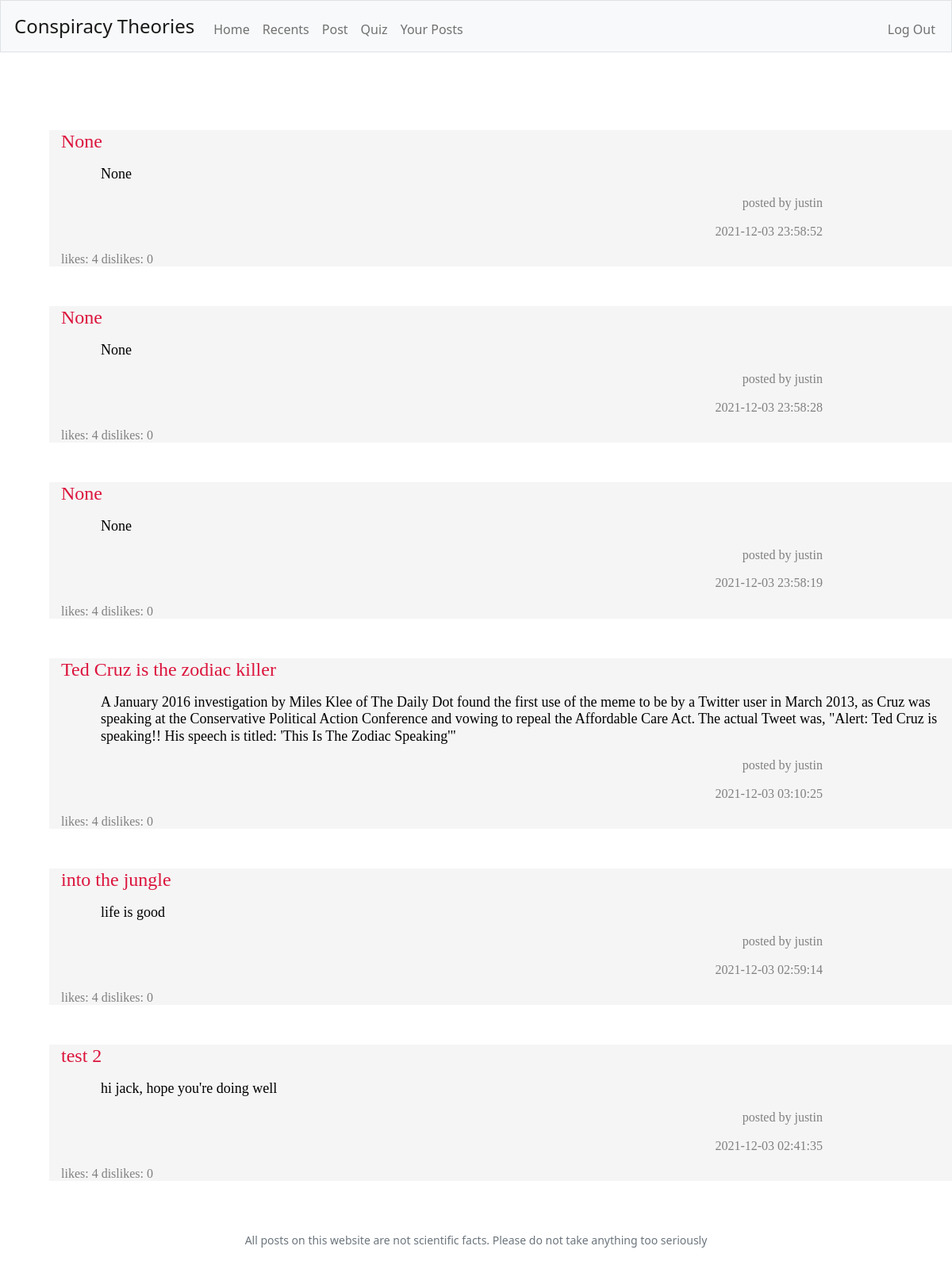
The app's page /your-posts (signed in), older data.
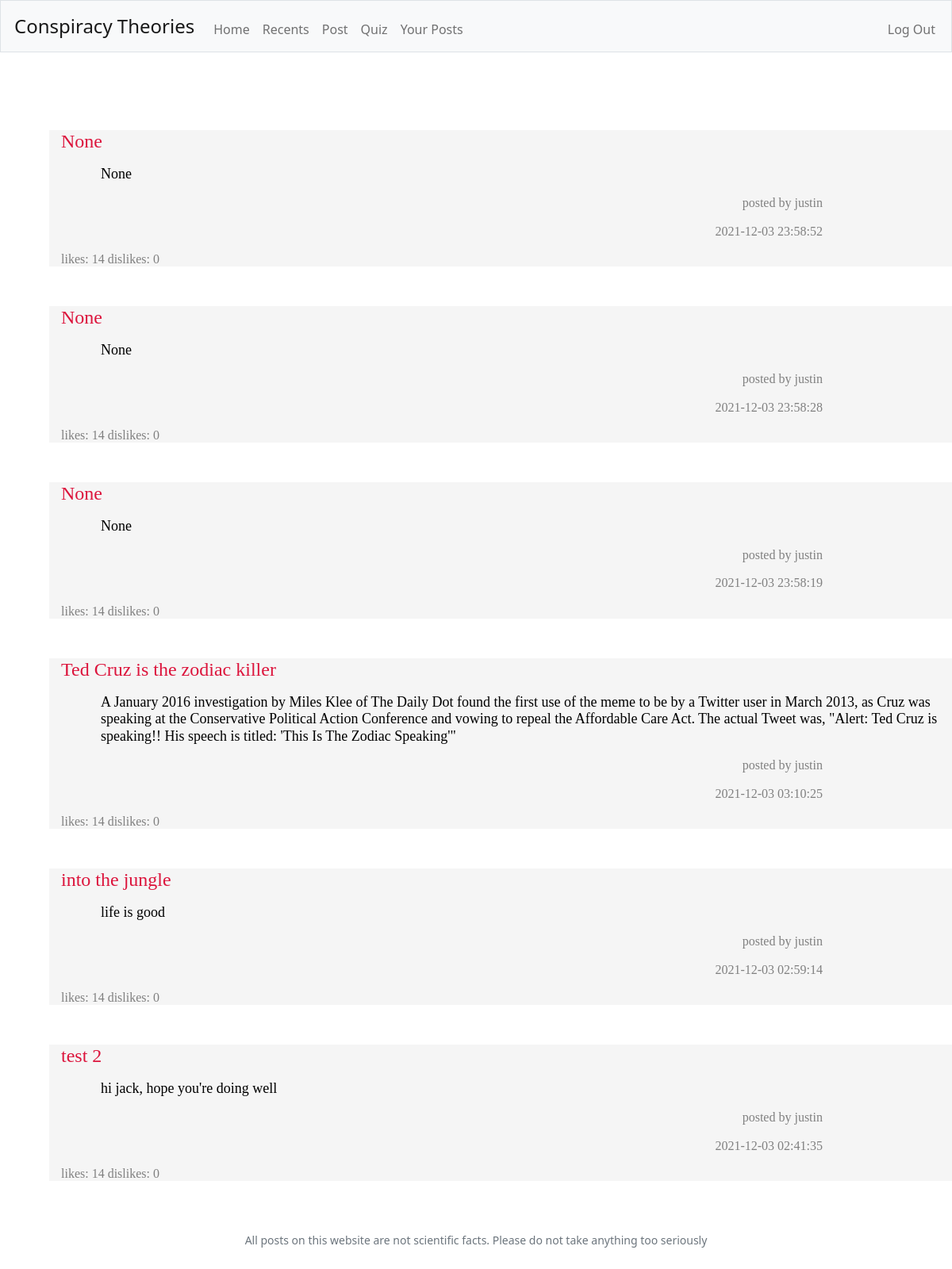
The same page, newer data.
### tables this page shows
CREATE TABLE 'theories' ('name' TEXT, 'user' TEXT, 'content' TEXT, 'upvotes' INTEGER DEFAULT 0 , 'downvotes' INTEGER DEFAULT 0 , date TEXT, id INTEGER, 'genre' TEXT DEFAULT NULL);

### app.py (the view)
@app.route("/your-posts")
@login_required
def history():
    pastTheories = db.execute("SELECT * FROM theories WHERE id = ? ORDER BY date DESC", session["user_id"])
    return render_template("history.html", pastTheories=pastTheories)

### app.py (called while the page is built)
@app.after_request
def after_request(response):
    response.headers["Cache-Control"] = "no-cache, no-store, must-revalidate"
    response.headers["Expires"] = 0
    response.headers["Pragma"] = "no-cache"
    return response

### helpers.py (called while the page is built)
def login_required(f):
    @wraps(f)
    def decorated_function(*args, **kwargs):
        if session.get("user_id") is None:
            return redirect("/login")
        return f(*args, **kwargs)
    return decorated_function

### templates/history.html (shortened to what this page needs)
<!DOCTYPE html>
<html lang="en">
    <head>
        <link href="https://cdn.jsdelivr.net/npm/bootstrap@5.1.3/dist/css/bootstrap.min.css" rel="stylesheet">
        <link href="/static/styles.css" rel="stylesheet">
    </head>
    <body>
        <nav class="bg-light border navbar navbar-expand-md navbar-light">
            <div class="container-fluid">
                <a class="navbar-brand" href="/">Conspiracy Theories</a>
                <div class="collapse navbar-collapse" id="navbar">
                    {% if session["user_id"] %}
                        <ul class="navbar-nav me-auto mt-2">
                            <li class="nav-item"><a class="nav-link" href="/">Home</a></li>
                            <li class="nav-item"><a class="nav-link" href="/recents">Recents</a></li>
                            <li class="nav-item"><a class="nav-link" href="/post">Post</a></li>
                            <li class="nav-item"><a class="nav-link" href="/quiz">Quiz</a></li>
                            <li class="nav-item"><a class="nav-link" href="/your-posts">Your Posts</a></li>
                        </ul>
                        <ul class="navbar-nav ms-auto mt-2">
                            <li class="nav-item"><a class="nav-link" href="/logout">Log Out</a></li>
                        </ul>
                    {% else %}
                        <ul class="navbar-nav ms-auto mt-2">
                            <li class="nav-item"><a class="nav-link" href="/register">Register</a></li>
                            <li class="nav-item"><a class="nav-link" href="/login">Log In</a></li>
                        </ul>
                    {% endif %}
                </div>
            </div>
        </nav>
        <main class="container-fluid py-5 text-center">
            {% block main %}
                {% for post in pastTheories %}
                <div class="container grey">
                    <h1 class="leftAlign crimson">{{ post.name }}</p>
                    <p class="paragraph black">{{ post.content }}</p>
                    <p class="author darkgrey">posted by {{ post.user }}</p>
                    <p class="author darkgrey">{{ post.date }}</p>
                    <p class="votes darkgrey">likes: {{ post.upvotes }} dislikes: {{ post.downvotes }}</p>
                </div>
                {% endfor %}
            {% endblock %}
        </main>
        <footer class="mb-5 small text-center text-muted">
            All posts on this website are not scientific facts. Please do not take anything too seriously
        </footer>
    </body>
</html>

Row changes from the older to the newer data that the page shows:
changed theories (number 1 of 6 on the later page): upvotes "4" → "14"
changed theories (number 2 of 6 on the later page): upvotes "4" → "14"
changed theories (number 3 of 6 on the later page): upvotes "4" → "14"
changed theories "Ted Cruz is the zodiac killer": upvotes "4" → "14"
changed theories "into the jungle": upvotes "4" → "14"
changed theories "test 2": upvotes "4" → "14"
